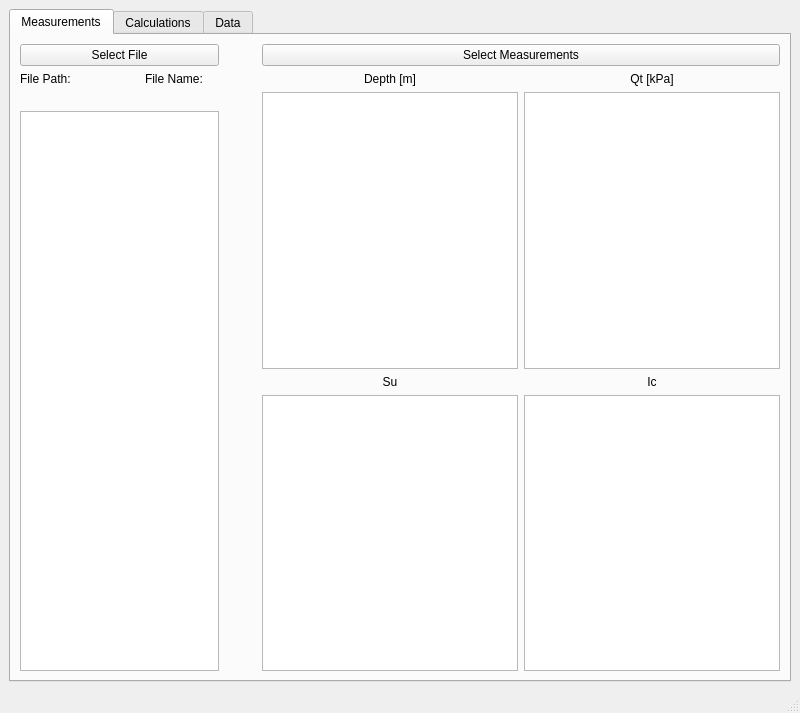
<?xml version="1.0" encoding="UTF-8"?>
<ui version="4.0">
 <class>MainWindow</class>
 <widget class="QMainWindow" name="MainWindow">
  <property name="geometry">
   <rect>
    <x>0</x>
    <y>0</y>
    <width>800</width>
    <height>706</height>
   </rect>
  </property>
  <property name="windowTitle">
   <string>MainWindow</string>
  </property>
  <widget class="QWidget" name="centralwidget">
   <layout class="QHBoxLayout" name="horizontalLayout">
    <item>
     <widget class="QTabWidget" name="tabWidget">
      <property name="currentIndex">
       <number>0</number>
      </property>
      <widget class="QWidget" name="tab1">
       <attribute name="title">
        <string>Measurements</string>
       </attribute>
       <layout class="QGridLayout" name="gridLayout_4">
        <item row="2" column="4">
         <layout class="QGridLayout" name="gridLayout_2">
          <item row="3" column="1">
           <widget class="QTableWidget" name="tableWidget_4">
            <property name="sizePolicy">
             <sizepolicy hsizetype="Fixed" vsizetype="Expanding">
              <horstretch>0</horstretch>
              <verstretch>0</verstretch>
             </sizepolicy>
            </property>
           </widget>
          </item>
          <item row="2" column="0">
           <widget class="QLabel" name="label_3">
            <property name="text">
             <string>Depth [m]</string>
            </property>
            <property name="alignment">
             <set>Qt::AlignCenter</set>
            </property>
           </widget>
          </item>
          <item row="2" column="1">
           <widget class="QLabel" name="label_4">
            <property name="text">
             <string>Qt [kPa]</string>
            </property>
            <property name="alignment">
             <set>Qt::AlignCenter</set>
            </property>
           </widget>
          </item>
          <item row="5" column="0">
           <widget class="QTableWidget" name="tableWidget_3">
            <property name="sizePolicy">
             <sizepolicy hsizetype="Fixed" vsizetype="Expanding">
              <horstretch>0</horstretch>
              <verstretch>0</verstretch>
             </sizepolicy>
            </property>
           </widget>
          </item>
          <item row="5" column="1">
           <widget class="QTableWidget" name="tableWidget_5">
            <property name="sizePolicy">
             <sizepolicy hsizetype="Fixed" vsizetype="Expanding">
              <horstretch>0</horstretch>
              <verstretch>0</verstretch>
             </sizepolicy>
            </property>
           </widget>
          </item>
          <item row="4" column="1">
           <widget class="QLabel" name="label_6">
            <property name="text">
             <string>Ic</string>
            </property>
            <property name="alignment">
             <set>Qt::AlignCenter</set>
            </property>
           </widget>
          </item>
          <item row="3" column="0">
           <widget class="QTableWidget" name="tableWidget_2">
            <property name="sizePolicy">
             <sizepolicy hsizetype="Fixed" vsizetype="Expanding">
              <horstretch>0</horstretch>
              <verstretch>0</verstretch>
             </sizepolicy>
            </property>
           </widget>
          </item>
          <item row="4" column="0">
           <widget class="QLabel" name="label_5">
            <property name="text">
             <string>Su</string>
            </property>
            <property name="alignment">
             <set>Qt::AlignCenter</set>
            </property>
           </widget>
          </item>
         </layout>
        </item>
        <item row="2" column="2" colspan="2">
         <spacer name="horizontalSpacer">
          <property name="orientation">
           <enum>Qt::Horizontal</enum>
          </property>
          <property name="sizeType">
           <enum>QSizePolicy::Fixed</enum>
          </property>
          <property name="sizeHint" stdset="0">
           <size>
            <width>25</width>
            <height>0</height>
           </size>
          </property>
         </spacer>
        </item>
        <item row="2" column="1">
         <layout class="QGridLayout" name="gridLayout" columnstretch="1,0,0">
          <property name="horizontalSpacing">
           <number>0</number>
          </property>
          <property name="verticalSpacing">
           <number>25</number>
          </property>
          <item row="3" column="0">
           <widget class="QLabel" name="label">
            <property name="sizePolicy">
             <sizepolicy hsizetype="Fixed" vsizetype="Fixed">
              <horstretch>0</horstretch>
              <verstretch>0</verstretch>
             </sizepolicy>
            </property>
            <property name="text">
             <string>File Path:</string>
            </property>
           </widget>
          </item>
          <item row="4" column="0" colspan="3">
           <widget class="QTableWidget" name="tableWidget"/>
          </item>
          <item row="3" column="2">
           <widget class="QLabel" name="label_2">
            <property name="text">
             <string>File Name: </string>
            </property>
           </widget>
          </item>
         </layout>
        </item>
        <item row="0" column="1">
         <widget class="QPushButton" name="pushButton">
          <property name="sizePolicy">
           <sizepolicy hsizetype="Minimum" vsizetype="Fixed">
            <horstretch>0</horstretch>
            <verstretch>0</verstretch>
           </sizepolicy>
          </property>
          <property name="text">
           <string>Select File</string>
          </property>
         </widget>
        </item>
        <item row="0" column="4">
         <widget class="QPushButton" name="pushButton_2">
          <property name="text">
           <string>Select Measurements</string>
          </property>
         </widget>
        </item>
        <item row="0" column="2">
         <spacer name="horizontalSpacer_2">
          <property name="orientation">
           <enum>Qt::Horizontal</enum>
          </property>
          <property name="sizeType">
           <enum>QSizePolicy::Fixed</enum>
          </property>
          <property name="sizeHint" stdset="0">
           <size>
            <width>25</width>
            <height>0</height>
           </size>
          </property>
         </spacer>
        </item>
       </layout>
      </widget>
      <widget class="QWidget" name="tab_2">
       <attribute name="title">
        <string>Calculations</string>
       </attribute>
       <layout class="QGridLayout" name="gridLayout_3">
        <item row="2" column="2" rowspan="4" colspan="5">
         <widget class="QTableWidget" name="tableWidget_6"/>
        </item>
        <item row="1" column="4">
         <spacer name="verticalSpacer">
          <property name="orientation">
           <enum>Qt::Vertical</enum>
          </property>
          <property name="sizeType">
           <enum>QSizePolicy::Fixed</enum>
          </property>
          <property name="sizeHint" stdset="0">
           <size>
            <width>20</width>
            <height>35</height>
           </size>
          </property>
         </spacer>
        </item>
        <item row="0" column="0" rowspan="6">
         <layout class="QFormLayout" name="formLayout">
          <property name="verticalSpacing">
           <number>25</number>
          </property>
          <item row="0" column="0">
           <widget class="QComboBox" name="comboBox">
            <property name="sizePolicy">
             <sizepolicy hsizetype="Fixed" vsizetype="Fixed">
              <horstretch>0</horstretch>
              <verstretch>0</verstretch>
             </sizepolicy>
            </property>
           </widget>
          </item>
          <item row="1" column="0">
           <widget class="QRadioButton" name="radioButton">
            <property name="sizePolicy">
             <sizepolicy hsizetype="Fixed" vsizetype="Fixed">
              <horstretch>0</horstretch>
              <verstretch>0</verstretch>
             </sizepolicy>
            </property>
            <property name="text">
             <string>Compression</string>
            </property>
           </widget>
          </item>
          <item row="2" column="0">
           <widget class="QRadioButton" name="radioButton_2">
            <property name="sizePolicy">
             <sizepolicy hsizetype="Minimum" vsizetype="Minimum">
              <horstretch>0</horstretch>
              <verstretch>0</verstretch>
             </sizepolicy>
            </property>
            <property name="text">
             <string>Tension</string>
            </property>
           </widget>
          </item>
          <item row="3" column="0">
           <spacer name="verticalSpacer_2">
            <property name="orientation">
             <enum>Qt::Vertical</enum>
            </property>
            <property name="sizeType">
             <enum>QSizePolicy::Fixed</enum>
            </property>
            <property name="sizeHint" stdset="0">
             <size>
              <width>20</width>
              <height>65</height>
             </size>
            </property>
           </spacer>
          </item>
          <item row="4" column="0">
           <widget class="QLabel" name="label_7">
            <property name="text">
             <string>Outer Pile Diameters:</string>
            </property>
           </widget>
          </item>
          <item row="4" column="1">
           <widget class="QLineEdit" name="lineEdit">
            <property name="sizePolicy">
             <sizepolicy hsizetype="Fixed" vsizetype="Fixed">
              <horstretch>0</horstretch>
              <verstretch>0</verstretch>
             </sizepolicy>
            </property>
           </widget>
          </item>
          <item row="5" column="0">
           <widget class="QLabel" name="label_8">
            <property name="text">
             <string>Minimum Pile Length [m]:</string>
            </property>
           </widget>
          </item>
          <item row="5" column="1">
           <widget class="QLineEdit" name="lineEdit_2">
            <property name="sizePolicy">
             <sizepolicy hsizetype="Fixed" vsizetype="Fixed">
              <horstretch>0</horstretch>
              <verstretch>0</verstretch>
             </sizepolicy>
            </property>
           </widget>
          </item>
          <item row="6" column="0">
           <widget class="QLabel" name="label_9">
            <property name="text">
             <string>Intervals [m]:</string>
            </property>
           </widget>
          </item>
          <item row="6" column="1">
           <widget class="QLineEdit" name="lineEdit_3">
            <property name="sizePolicy">
             <sizepolicy hsizetype="Fixed" vsizetype="Fixed">
              <horstretch>0</horstretch>
              <verstretch>0</verstretch>
             </sizepolicy>
            </property>
           </widget>
          </item>
          <item row="7" column="0">
           <widget class="QLabel" name="label_10">
            <property name="text">
             <string>Number of Intervals: </string>
            </property>
           </widget>
          </item>
          <item row="7" column="1">
           <widget class="QLineEdit" name="lineEdit_4">
            <property name="sizePolicy">
             <sizepolicy hsizetype="Fixed" vsizetype="Fixed">
              <horstretch>0</horstretch>
              <verstretch>0</verstretch>
             </sizepolicy>
            </property>
           </widget>
          </item>
          <item row="8" column="0">
           <widget class="QLabel" name="label_11">
            <property name="text">
             <string>Pile Thickness [m]: </string>
            </property>
           </widget>
          </item>
          <item row="8" column="1">
           <widget class="QLineEdit" name="lineEdit_5">
            <property name="sizePolicy">
             <sizepolicy hsizetype="Fixed" vsizetype="Fixed">
              <horstretch>0</horstretch>
              <verstretch>0</verstretch>
             </sizepolicy>
            </property>
           </widget>
          </item>
          <item row="9" column="0">
           <widget class="QLabel" name="label_12">
            <property name="text">
             <string>δcv Value (degrees): </string>
            </property>
           </widget>
          </item>
          <item row="9" column="1">
           <widget class="QLineEdit" name="lineEdit_6">
            <property name="sizePolicy">
             <sizepolicy hsizetype="Fixed" vsizetype="Fixed">
              <horstretch>0</horstretch>
              <verstretch>0</verstretch>
             </sizepolicy>
            </property>
           </widget>
          </item>
          <item row="10" column="0">
           <widget class="QLabel" name="label_13">
            <property name="text">
             <string>GWT [m]:</string>
            </property>
           </widget>
          </item>
          <item row="10" column="1">
           <widget class="QLineEdit" name="lineEdit_7">
            <property name="sizePolicy">
             <sizepolicy hsizetype="Fixed" vsizetype="Fixed">
              <horstretch>0</horstretch>
              <verstretch>0</verstretch>
             </sizepolicy>
            </property>
           </widget>
          </item>
          <item row="11" column="0">
           <widget class="QLabel" name="label_14">
            <property name="text">
             <string>g: </string>
            </property>
           </widget>
          </item>
          <item row="11" column="1">
           <widget class="QLineEdit" name="lineEdit_8">
            <property name="sizePolicy">
             <sizepolicy hsizetype="Fixed" vsizetype="Fixed">
              <horstretch>0</horstretch>
              <verstretch>0</verstretch>
             </sizepolicy>
            </property>
           </widget>
          </item>
          <item row="12" column="0">
           <widget class="QPushButton" name="pushButton_3">
            <property name="sizePolicy">
             <sizepolicy hsizetype="Fixed" vsizetype="Fixed">
              <horstretch>0</horstretch>
              <verstretch>0</verstretch>
             </sizepolicy>
            </property>
            <property name="text">
             <string>Update Parameters</string>
            </property>
           </widget>
          </item>
         </layout>
        </item>
        <item row="0" column="4">
         <layout class="QGridLayout" name="gridLayout_5">
          <item row="0" column="2">
           <widget class="QPushButton" name="pushButton_4">
            <property name="sizePolicy">
             <sizepolicy hsizetype="Minimum" vsizetype="Minimum">
              <horstretch>0</horstretch>
              <verstretch>0</verstretch>
             </sizepolicy>
            </property>
            <property name="text">
             <string>Calculate Shaft Resistance</string>
            </property>
           </widget>
          </item>
          <item row="1" column="1">
           <spacer name="horizontalSpacer_4">
            <property name="orientation">
             <enum>Qt::Horizontal</enum>
            </property>
            <property name="sizeType">
             <enum>QSizePolicy::Fixed</enum>
            </property>
            <property name="sizeHint" stdset="0">
             <size>
              <width>40</width>
              <height>20</height>
             </size>
            </property>
           </spacer>
          </item>
          <item row="0" column="0" rowspan="3">
           <widget class="QTableWidget" name="tableWidget_7">
            <property name="sizePolicy">
             <sizepolicy hsizetype="Expanding" vsizetype="Fixed">
              <horstretch>0</horstretch>
              <verstretch>0</verstretch>
             </sizepolicy>
            </property>
            <property name="maximumSize">
             <size>
              <width>1000</width>
              <height>1000</height>
             </size>
            </property>
           </widget>
          </item>
          <item row="2" column="2">
           <widget class="QPushButton" name="pushButton_6">
            <property name="sizePolicy">
             <sizepolicy hsizetype="Minimum" vsizetype="Minimum">
              <horstretch>0</horstretch>
              <verstretch>0</verstretch>
             </sizepolicy>
            </property>
            <property name="text">
             <string>Calculate Total Resistance</string>
            </property>
           </widget>
          </item>
          <item row="1" column="2">
           <widget class="QPushButton" name="pushButton_5">
            <property name="sizePolicy">
             <sizepolicy hsizetype="Minimum" vsizetype="Minimum">
              <horstretch>0</horstretch>
              <verstretch>0</verstretch>
             </sizepolicy>
            </property>
            <property name="text">
             <string>Calculate Base Resistance</string>
            </property>
           </widget>
          </item>
         </layout>
        </item>
        <item row="3" column="1">
         <spacer name="horizontalSpacer_3">
          <property name="orientation">
           <enum>Qt::Horizontal</enum>
          </property>
          <property name="sizeType">
           <enum>QSizePolicy::Fixed</enum>
          </property>
          <property name="sizeHint" stdset="0">
           <size>
            <width>40</width>
            <height>20</height>
           </size>
          </property>
         </spacer>
        </item>
       </layout>
      </widget>
      <widget class="QWidget" name="tab">
       <attribute name="title">
        <string>Data</string>
       </attribute>
       <layout class="QGridLayout" name="gridLayout_6">
        <item row="1" column="2">
         <widget class="QLabel" name="label_15">
          <property name="sizePolicy">
           <sizepolicy hsizetype="Fixed" vsizetype="Preferred">
            <horstretch>0</horstretch>
            <verstretch>0</verstretch>
           </sizepolicy>
          </property>
          <property name="text">
           <string>Enter CPT Code:</string>
          </property>
         </widget>
        </item>
        <item row="2" column="2">
         <widget class="QPushButton" name="pushButton_8">
          <property name="sizePolicy">
           <sizepolicy hsizetype="Fixed" vsizetype="Fixed">
            <horstretch>0</horstretch>
            <verstretch>0</verstretch>
           </sizepolicy>
          </property>
          <property name="text">
           <string>Update Database</string>
          </property>
         </widget>
        </item>
        <item row="6" column="0" colspan="5">
         <widget class="QGraphicsView" name="graphicsView"/>
        </item>
        <item row="1" column="0">
         <widget class="QComboBox" name="comboBox_2">
          <property name="sizePolicy">
           <sizepolicy hsizetype="Fixed" vsizetype="Fixed">
            <horstretch>0</horstretch>
            <verstretch>0</verstretch>
           </sizepolicy>
          </property>
         </widget>
        </item>
        <item row="1" column="3">
         <widget class="QLineEdit" name="lineEdit_9">
          <property name="sizePolicy">
           <sizepolicy hsizetype="Fixed" vsizetype="Fixed">
            <horstretch>0</horstretch>
            <verstretch>0</verstretch>
           </sizepolicy>
          </property>
         </widget>
        </item>
        <item row="3" column="1">
         <spacer name="verticalSpacer_3">
          <property name="orientation">
           <enum>Qt::Vertical</enum>
          </property>
          <property name="sizeType">
           <enum>QSizePolicy::Fixed</enum>
          </property>
          <property name="sizeHint" stdset="0">
           <size>
            <width>20</width>
            <height>50</height>
           </size>
          </property>
         </spacer>
        </item>
        <item row="2" column="0">
         <widget class="QPushButton" name="pushButton_7">
          <property name="sizePolicy">
           <sizepolicy hsizetype="Fixed" vsizetype="Fixed">
            <horstretch>0</horstretch>
            <verstretch>0</verstretch>
           </sizepolicy>
          </property>
          <property name="text">
           <string>Display Graph</string>
          </property>
         </widget>
        </item>
       </layout>
      </widget>
     </widget>
    </item>
   </layout>
  </widget>
  <widget class="QMenuBar" name="menubar">
   <property name="geometry">
    <rect>
     <x>0</x>
     <y>0</y>
     <width>800</width>
     <height>21</height>
    </rect>
   </property>
  </widget>
  <widget class="QStatusBar" name="statusbar"/>
 </widget>
 <resources/>
 <connections/>
</ui>
